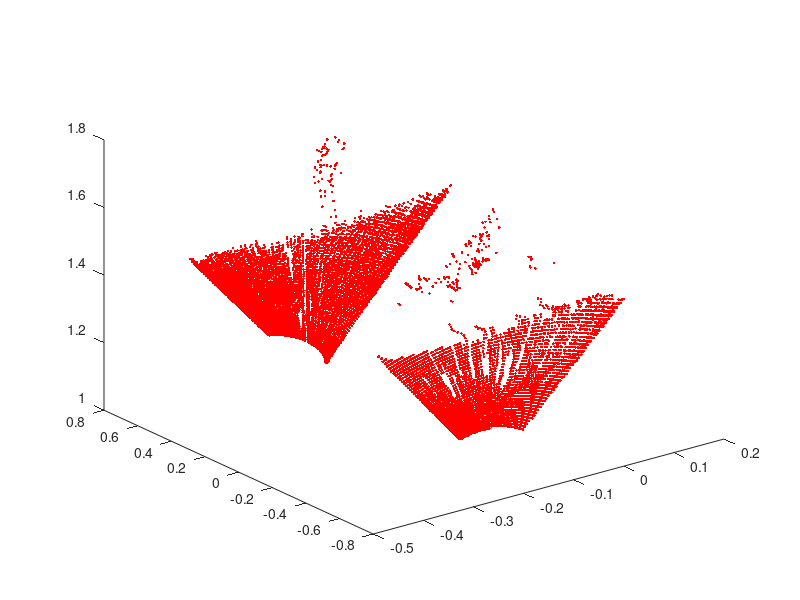

This figure's MATLAB source: (Note: this script raises an error after producing the figure.)
%% Pose Selection To Classify Unknown
% Description: This function is used to identiy areas which have unknown
% classification and attempt to look at them in such a way that we can do a
% classification
% function poseclassunknown()

%% Load data or classify a scan
load GavData

%% Setup and Variables
close all
global r Q
% the classifier reterns a classification of this number is unknown
unknownclass=8;
%size of the surfaces which is 1/2 of 20' scan at ideal distance 0.5*tan(20*pi/180)
mew=0.1;
% This is how many sets of data we will classify
numofintplanes=30;
%how many solutions and failures
solsfound=0;
noposefound=0;
%set start pose
Q=[0,0,0,0,0,0];

%optimisataion variables
global classunkn_optimise
classunkn_optimise.minSurfToEF=0.3;
classunkn_optimise.maxSurfToEF=0.8;
classunkn_optimise.distAwayfromTarget=0.6;
classunkn_optimise.maxAngle=20*pi/180;

classunkn_optimise.iLimit=100;
classunkn_optimise.stol=1e-4;

%% put classification data in one big matrix
pointswithclass=zeros([size(PointData,1)*size(PointData,2),4]);
for i=1:size(PointData,1);
    pointswithclass((i-1)*size(PointData,2)+1:i*size(PointData,2),:)=[squeeze(PointData(i,:,:)),ClassifiedDatawEdges(i,:)'];
end;

%find unknown points
unknownindex=find(pointswithclass(:,4)==unknownclass);

%% plot and make surfaces out of these
plot3(pointswithclass(unknownindex,1),pointswithclass(unknownindex,2),pointswithclass(unknownindex,3),'r.')

surface_making_simple(pointswithclass(unknownindex,1:3),mew)
global plane

% plot_planes(plane,mew);
axis([-1,1,-1,1,0,1.5]);
% axis equal
camlight

%% Find the planes covering most unknown points
% these are desirable places to look
sizemat=zeros([length(plane),1]);
for i=1:length(plane)
    sizemat(i)=size(plane(i).points,1);
end

% order these
[nothing,index]=sort(sizemat,'descend');
%make sure we have at max, the specified numofintplanes
if length(index)<numofintplanes
    numofintplanes=index;
end

%% Go through the number of planese we are interested in
for i=1:numofintplanes

% plot plane and points 
    try for j=1:length(planeplotHa);  delete(planeplotHa(j));end; end
    planeplotHa=plot_planes(plane(index(i)),mew);    

    hold on;
    planeplotHa(2)=plot3(plane(index(i)).home_point(1),plane(index(i)).home_point(2),plane(index(i)).home_point(3),'b*');
    planeplotHa(3)=plot3([plane(index(i)).home_point(1),plane(index(i)).home_point(1)+plane(index(i)).normal_by_eigenval(1)/10],...
                         [plane(index(i)).home_point(2),plane(index(i)).home_point(2)+plane(index(i)).normal_by_eigenval(2)/10],...
                         [plane(index(i)).home_point(3),plane(index(i)).home_point(3)+plane(index(i)).normal_by_eigenval(3)/10],'b');    
                     
    
     
    pt=plane(index(i)).home_point;
    plane_equ=plane(index(i)).equ;
    
    try [qt,solutionvalid,dist_val,targetdist]=classunk_posesel(pt, plane_equ, Q);
        if solutionvalid
            solsfound=solsfound+1;
            display(['Solution found = ',num2str(solsfound)]);
            title(['Solution found = ',num2str(solsfound)]);
            plotdenso(r,qt);drawnow;
            Q=qt;
        else
            noposefound=noposefound+1;            
            display(['no pose found = ', num2str(noposefound)]);
            title(['no pose found = ', num2str(noposefound)]);
        end
    catch   
        noposefound=noposefound+1;
        display('Some error');
        title(['Some error:no pose found = ', num2str(noposefound)]);
    end
end





